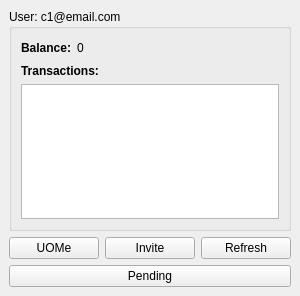
<?xml version="1.0" encoding="UTF-8"?>
<ui version="4.0">
 <class>MainWindow</class>
 <widget class="QMainWindow" name="MainWindow">
  <property name="geometry">
   <rect>
    <x>0</x>
    <y>0</y>
    <width>300</width>
    <height>296</height>
   </rect>
  </property>
  <property name="windowTitle">
   <string>MainWindow</string>
  </property>
  <widget class="QWidget" name="centralwidget">
   <layout class="QVBoxLayout" name="verticalLayout_3">
    <item>
     <widget class="QGroupBox" name="info_group_box">
      <property name="title">
       <string>User: c1@email.com</string>
      </property>
      <layout class="QVBoxLayout" name="verticalLayout_2">
       <item>
        <layout class="QHBoxLayout" name="horizontalLayout">
         <item>
          <widget class="QLabel" name="balance_label">
           <property name="font">
            <font>
             <weight>75</weight>
             <bold>true</bold>
            </font>
           </property>
           <property name="text">
            <string>Balance:</string>
           </property>
          </widget>
         </item>
         <item>
          <widget class="QLabel" name="balance_value">
           <property name="text">
            <string>0</string>
           </property>
          </widget>
         </item>
         <item>
          <spacer name="horizontalSpacer">
           <property name="orientation">
            <enum>Qt::Horizontal</enum>
           </property>
           <property name="sizeHint" stdset="0">
            <size>
             <width>40</width>
             <height>20</height>
            </size>
           </property>
          </spacer>
         </item>
        </layout>
       </item>
       <item>
        <widget class="QLabel" name="label">
         <property name="font">
          <font>
           <weight>75</weight>
           <bold>true</bold>
          </font>
         </property>
         <property name="text">
          <string>Transactions:</string>
         </property>
        </widget>
       </item>
       <item>
        <widget class="QListWidget" name="transactions_list">
         <property name="editTriggers">
          <set>QAbstractItemView::NoEditTriggers</set>
         </property>
         <property name="sortingEnabled">
          <bool>true</bool>
         </property>
        </widget>
       </item>
      </layout>
      <zorder></zorder>
      <zorder>transactions_list</zorder>
      <zorder>label</zorder>
     </widget>
    </item>
    <item>
     <layout class="QHBoxLayout" name="horizontalLayout_2">
      <item>
       <widget class="QPushButton" name="uome_button">
        <property name="text">
         <string>UOMe</string>
        </property>
       </widget>
      </item>
      <item>
       <widget class="QPushButton" name="invite_button">
        <property name="text">
         <string>Invite</string>
        </property>
       </widget>
      </item>
      <item>
       <widget class="QPushButton" name="refresh_button">
        <property name="text">
         <string>Refresh</string>
        </property>
       </widget>
      </item>
     </layout>
    </item>
    <item>
     <layout class="QHBoxLayout" name="horizontalLayout_4">
      <item>
       <widget class="QPushButton" name="pending_button">
        <property name="text">
         <string>Pending</string>
        </property>
       </widget>
      </item>
     </layout>
    </item>
   </layout>
  </widget>
 </widget>
 <resources/>
 <connections/>
</ui>
